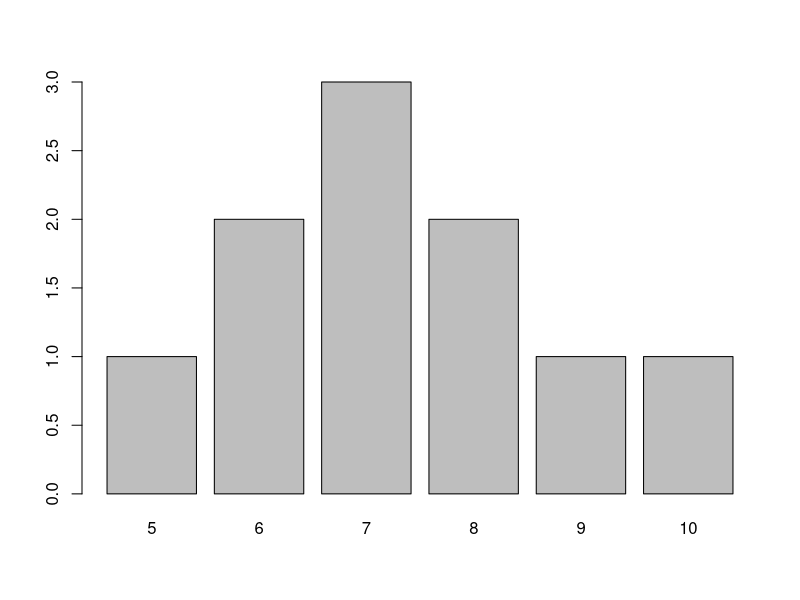
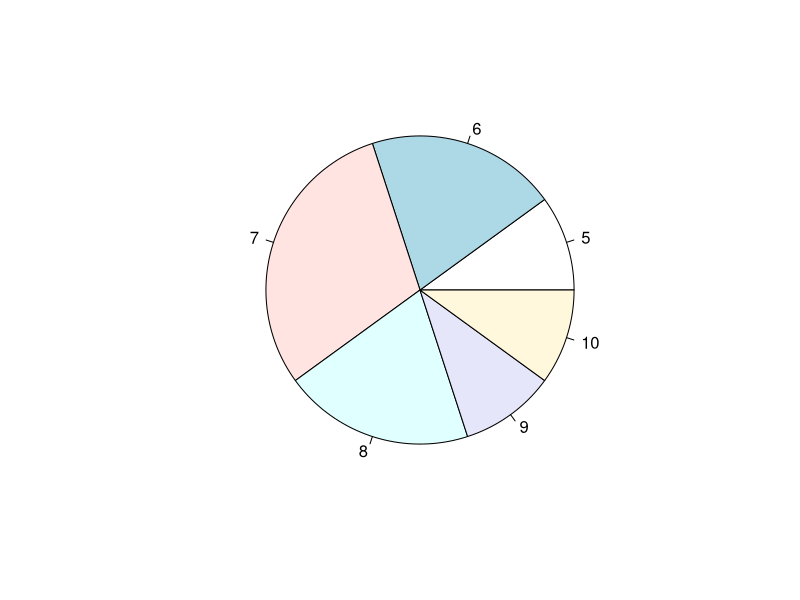
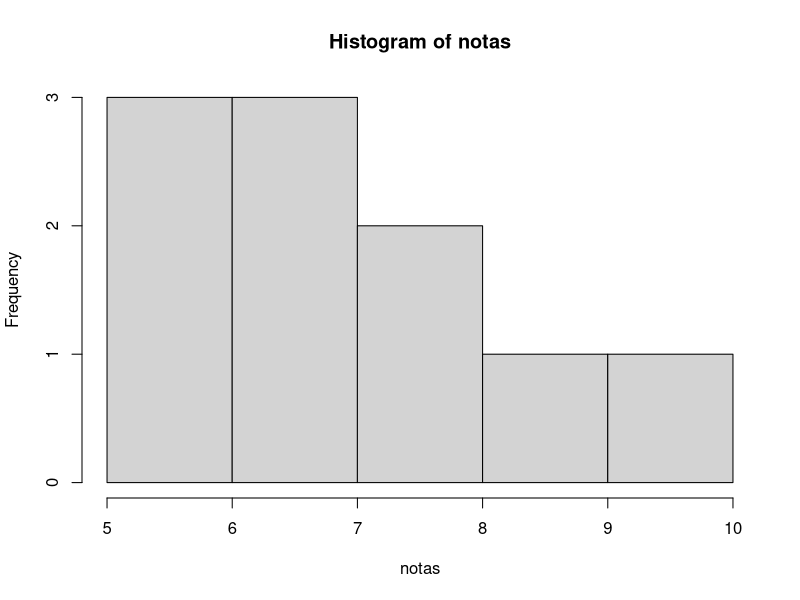
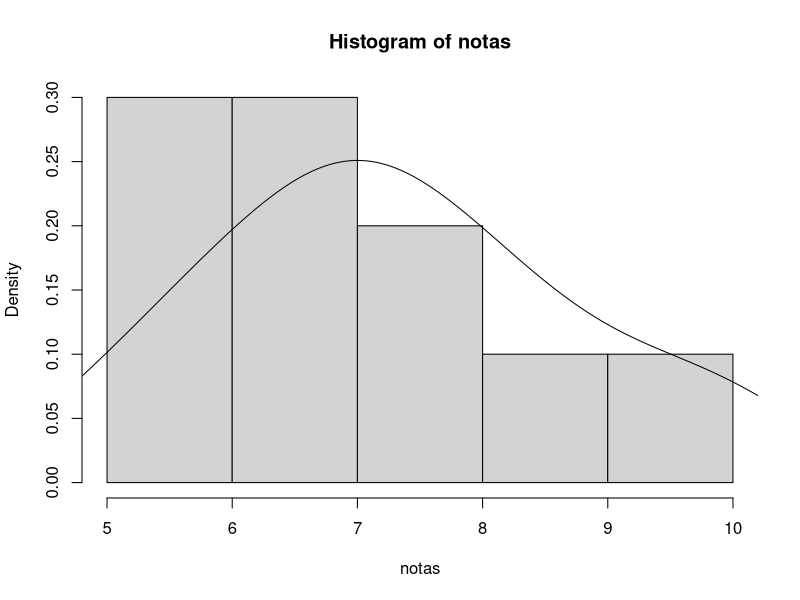
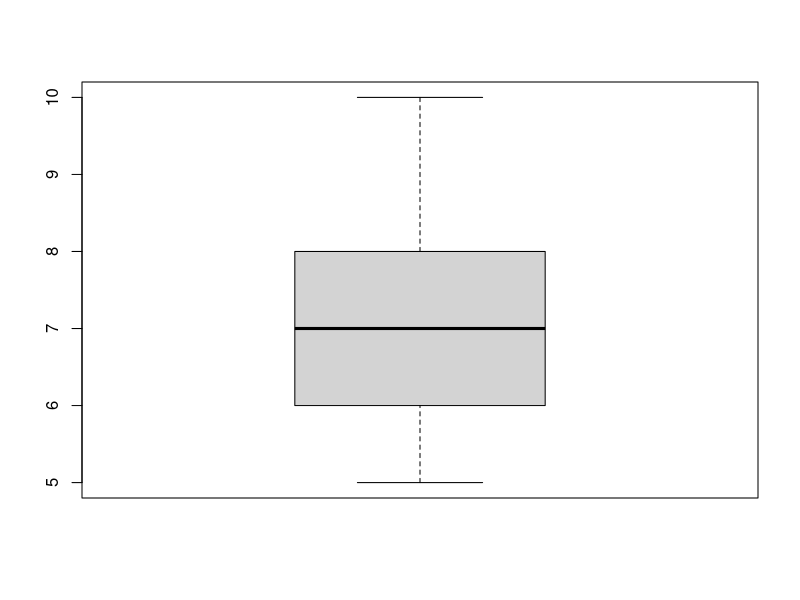
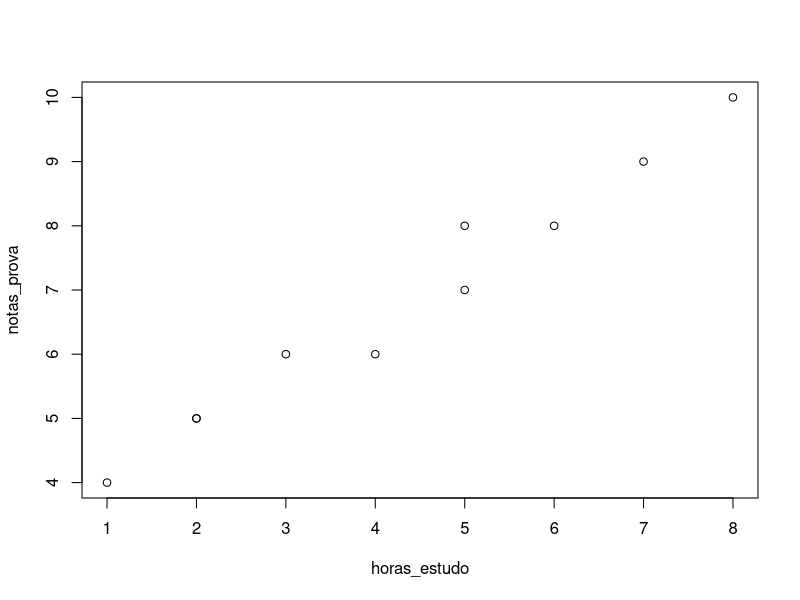
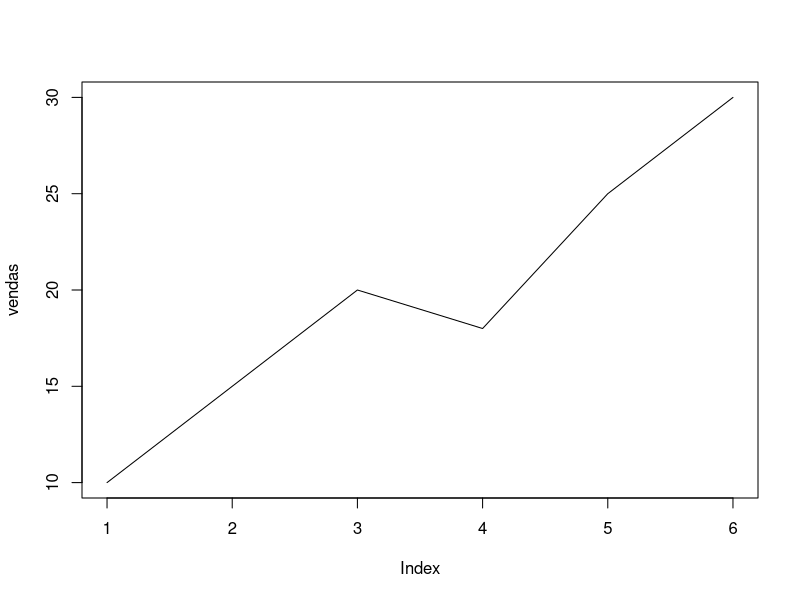
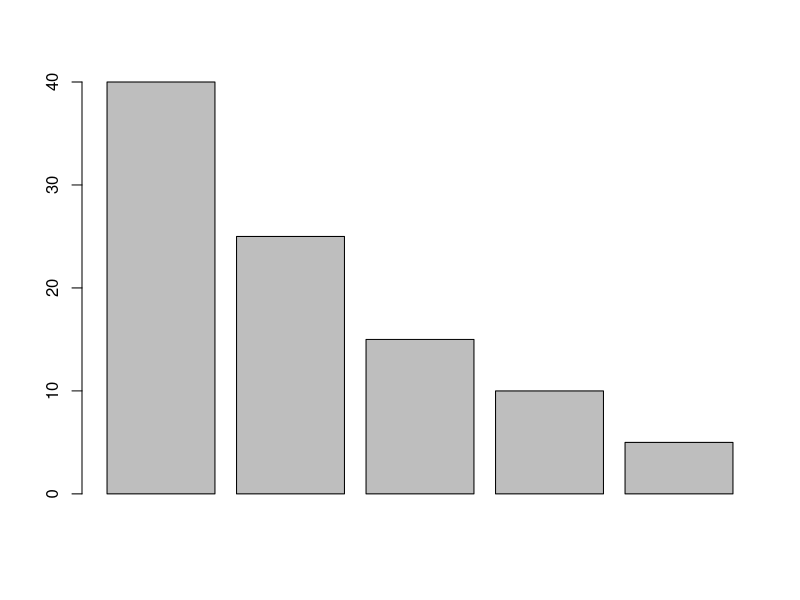

The R script that drew these images, in order:
############################################################
# Gráficos estatísticos usando o R
# Prof. Vinícius Osterne, PhD
############################################################


#===========================================================
# Base de dados
#===========================================================

notas <- c(
  5, 6, 6, 7, 7, 7,
  8, 8, 9, 10
)

notas


#===========================================================
# 1. GRÁFICO DE BARRAS
#===========================================================

frequencias <- table(notas)

barplot(frequencias)
?barplot

#===========================================================
# 2. GRÁFICO DE PIZZA
#===========================================================

pie(frequencias)


#===========================================================
# 3. HISTOGRAMA DE FREQUÊNCIA
#===========================================================

hist(notas, freq = TRUE)


#===========================================================
# 4. HISTOGRAMA DE DENSIDADE
#===========================================================

hist(notas, prob = TRUE)

lines(density(notas))


#===========================================================
# 5. BOXPLOT
#===========================================================

boxplot(notas)


#===========================================================
# 6. GRÁFICO DE DISPERSÃO
#===========================================================

horas_estudo <- c(
  1, 2, 2, 3, 4,
  5, 5, 6, 7, 8
)

notas_prova <- c(
  4, 5, 5, 6, 6,
  7, 8, 8, 9, 10
)

plot(horas_estudo,notas_prova)


#===========================================================
# 7. GRÁFICO DE LINHAS
#===========================================================

meses <- c(
  "Jan", "Fev", "Mar",
  "Abr", "Mai", "Jun"
)

vendas <- c(
  10, 15, 20,
  18, 25, 30
)

plot(vendas,type = "l")


#===========================================================
# 8. GRÁFICO DE PARETO
#===========================================================

categorias <- c(
  "A", "B", "C", "D", "E"
)

frequencias <- c(
  40, 25, 15, 10, 5
)

barplot(
  sort(frequencias, decreasing = TRUE)
)


#===========================================================
# 9. QQ-PLOT
#===========================================================

qqnorm(notas)

qqline(notas)
